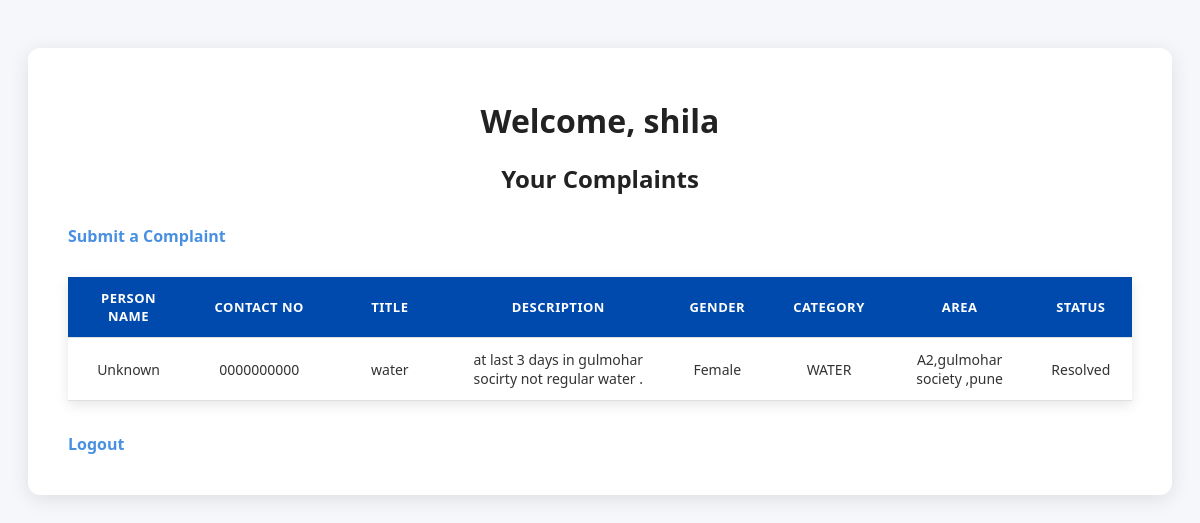
Screenshot of /dashboard/ (signed in) with the database file from the repository.
### complaints/models.py (models this page shows, shortened)
class Complaint(models.Model):
    STATUS_CHOICES = [
        ('Pending', 'Pending'),
        ('In Progress', 'In Progress'),
        ('Resolved', 'Resolved'),
    ]
    GENDER_CHOICES = [
        ('Male', 'Male'),
        ('Female', 'Female'),
        ('Other', 'Other'),
    ]
    CATEGORY_CHOICES = [
        ('WATER', 'Water'),
        ('Hostel', 'Hostel'),
        ('Elctricity', 'Elctricity'),
        ('Other', 'Other'),
    ]
    user = models.ForeignKey(User, on_delete=models.CASCADE)
    person_name = models.CharField(max_length=100, default='Unknown')
    contact_number = models.CharField(max_length=15, default='0000000000')
    area = models.CharField(max_length=255, default='Unknown')
    title = models.CharField(max_length=200)
    description = models.TextField()
    gender = models.CharField(max_length=10, choices=GENDER_CHOICES, default='Other')
    category = models.CharField(max_length=50, choices=CATEGORY_CHOICES, default='Other')
    date_created = models.DateTimeField(auto_now_add=True)
    status = models.CharField(max_length=20, choices=STATUS_CHOICES, default='Pending')

### complaints/views.py (the view)
# urls.py: path('dashboard/', views.dashboard, name='dashboard'),
@login_required
def dashboard(request):
    if request.user.is_superuser:
        complaints = Complaint.objects.all()
    else:
        complaints = Complaint.objects.filter(user=request.user)
    return render(request, 'dashboard.html', {'complaints': complaints})

### complaints/templates/dashboard.html (shortened to what this page needs)
<!DOCTYPE html>
<html>
<head>
</head>
<body>
<div class="container">
    <h1>Welcome, {{ request.user.username }}</h1>
    {% if request.user.is_superuser %}
        <h2>All Complaints</h2>
    {% else %}
        <h2>Your Complaints</h2>
        <a href="{% url 'submit_complaint' %}">Submit a Complaint</a>
    {% endif %}
    {% if complaints %}
    <table>
        <tr>
            <th>Person Name</th>
            <th>Contact No</th>
            <th>Title</th>
            <th>Description</th>
             <th>Gender</th>
            <th>Category</th>
            <th>Area</th>
            <th>Status</th>
        </tr>
        {% for complaint in complaints %}
        <tr>
            <td>{{ complaint.person_name }}</td>
            <td>{{ complaint.contact_number }}</td>
            <td>{{ complaint.title }}</td>
            <td>{{ complaint.description }}</td>
            <td>{{ complaint.gender }}</td>
            <td>{{ complaint.category }}</td>
            <td>{{ complaint.area }}</td>
            <td>{{ complaint.status }}</td>
        </tr>
        {% endfor %}
    </table>
    {% else %}
        <p>No complaints to show.</p>
    {% endif %}
    <br>
    <a href="{% url 'logout' %}">Logout</a>
</div>
</body>
</html>

### complaints/templates/dashboard.html (style rules this page uses)
body { font-family: 'Segoe UI', Tahoma, Geneva, Verdana, sans-serif; background-color: #f5f7fa; color: #333; padding: 40px 20px; min-height: 100vh; }
h1, h2 { text-align: center; color: #222; margin-bottom: 20px; }
a { color: #4a90e2; text-decoration: none; font-weight: 600; display: inline-block; margin: 10px 0; }
.container { max-width: 1100px; margin: 0 auto; background: white; padding: 30px 40px; border-radius: 12px; box-shadow: 0 4px 20px rgba(0, 0, 0, 0.1); overflow-x: auto; }
table { width: 100%; table-layout: fixed; border-collapse: collapse; margin-top: 20px; background-color: #fff; box-shadow: 0 4px 12px rgba(0,0,0,0.1); }
th, td { padding: 12px 15px; text-align: center; border-bottom: 1px solid #e0e0e0; word-wrap: break-word; word-break: break-word; vertical-align: middle; font-size: 14px; }
th { background-color: #004aad; color: #ffffff; font-weight: bold; text-transform: uppercase; font-size: 13px; letter-spacing: 0.5px; }
td { font-size: 14px; }
th:nth-child(1), td:nth-child(1) { width: 10%; }
th:nth-child(2), td:nth-child(2) { width: 12%; }
th:nth-child(3), td:nth-child(3) { width: 10%; }
th:nth-child(4), td:nth-child(4) { width: 20%; }
th:nth-child(5), td:nth-child(5) { width: 8%; }
th:nth-child(6), td:nth-child(6) { width: 10%; }
th:nth-child(7), td:nth-child(7) { width: 12%; }
th:nth-child(8), td:nth-child(8) { width: 8%; }

### rows the page displays
Complaint: person_name "Unknown", contact_number "0000000000", title "water", description "at last 3 days in gulmohar socirty not regular water .", gender "Female", category "WATER", area "A2,gulmohar society ,pune", status "Resolved"

### other values shown
{{ request.user.username }} "shila"
